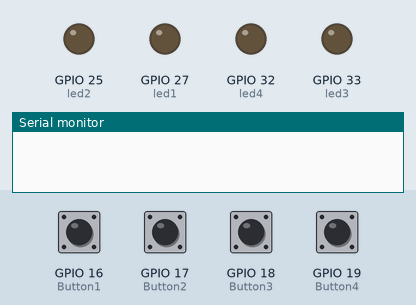
The sketch below on a simulated ESP32. Shown: output pins drawn as LEDs (lit = HIGH), the last lines printed to the serial monitor. Inputs (shaded band) come from the test bench; at power-on: GPIO 16 (Button1), GPIO 17 (Button2), GPIO 18 (Button3), GPIO 19 (Button4) LOW.

Above: at 1.2 s.
1.3 s: GPIO 16 (Button1) pulled HIGH for 0.15 s
At 1.6 s:
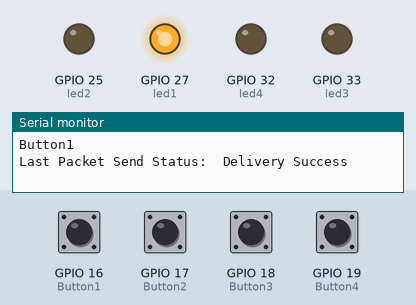
2.9 s: GPIO 17 (Button2) pulled HIGH for 0.15 s
At 4.1 s:
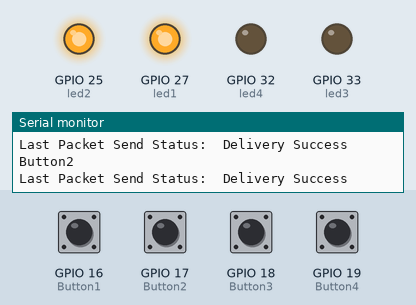
4.5 s: GPIO 18 (Button3) pulled HIGH for 0.15 s
At 5.3 s:
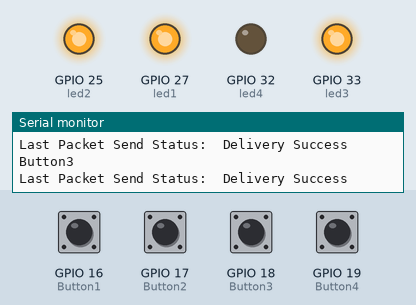
6.1 s: GPIO 19 (Button4) pulled HIGH for 0.15 s
At 6.5 s:
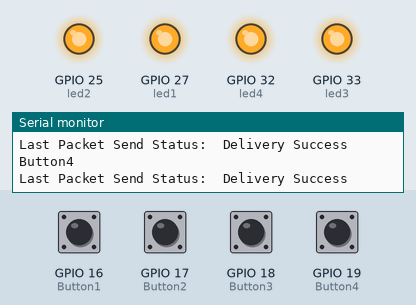
Timing chart, 0 to 8.7 s (numbered marks = the images above; inputs shaded):
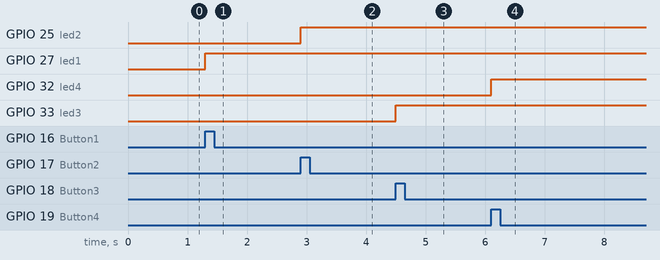

Measured:
- after the input at 1.3 s, GPIO 27 (led1): LOW → HIGH at once
- after the input at 2.9 s, GPIO 25 (led2): LOW → HIGH at once
- after the input at 4.5 s, GPIO 33 (led3): LOW → HIGH at once
- after the input at 6.1 s, GPIO 32 (led4): LOW → HIGH at once

The sketch:

BuzzerWiFi.ino
```cpp
// include libraries
#include <esp_now.h>
#include <WiFi.h>

// variables
int int_value;

// setting up the variables for buzzer buttons
#define Button1 16
#define Button2 17
#define Button3 18
#define Button4 19
const int led1 = 27;
const int led2 = 25;
const int led3 = 33;
const int led4 = 32;

// variable for storing the button status
int stateButton1 = 0;
int stateButton2 = 0;
int stateButton3 = 0;
int stateButton4 = 0;

bool press1 = false;
bool press2 = false;
bool press3 = false;
bool press4 = false;

// MAC address of main
uint8_t broadcastAddress[] = {0xFC, 0xB4, 0x67, 0x74, 0x2F, 0x0C};

// data structure
typedef struct buttonpress {
  String button;
} buttonpress;

// create a structured object
buttonpress myData;

// peer info
esp_now_peer_info_t peerInfo;

// callback functionfor when data is sent
void OnDataSent(const uint8_t *mac_addr, esp_now_send_status_t status) {
  Serial.print("\r\nLast Packet Send Status:\t");
  Serial.println(status == ESP_NOW_SEND_SUCCESS ? "Delivery Success" : "Delivery Fail");
}

// callback functions when data is received
void OnDataRecv(const esp_now_recv_info *recv_info, const uint8_t *incomingData, int len) {
  const uint8_t* mac = recv_info->src_addr;
  memcpy(&myData, incomingData, sizeof(myData));

  if (myData.button == "clear") {
    clearButtons();
  }
}

void clearButtons () {
  press1 = false;
  Serial.print("Button 1: ");
  Serial.println(press1);
  digitalWrite(led1, LOW);
  press2 = false;
  Serial.print("Button 2: ");
  Serial.println(press2);
  digitalWrite(led2, LOW);
  press3 = false;
  Serial.print("Button 3: ");
  Serial.println(press3);
  digitalWrite(led3, LOW);
  press4 = false;
  Serial.print("Button 4: ");
  Serial.println(press4);
  digitalWrite(led4, LOW);
}

void setup() {
  Serial.begin(115200);
  WiFi.mode(WIFI_STA);

  // initializing the button pins as input and led pins as output
  pinMode(Button1, INPUT);
  pinMode(Button2, INPUT);
  pinMode(Button3, INPUT);
  pinMode(Button4, INPUT);
  pinMode(led1, OUTPUT);
  pinMode(led2, OUTPUT);
  pinMode(led3, OUTPUT);
  pinMode(led4, OUTPUT);

  // initilize esp-now
  if (esp_now_init() != ESP_OK) {
    Serial.println("Error initializing ESP_NOW");
    return;
  }

  // register received callback
  esp_now_register_recv_cb(OnDataRecv);

  // register send callback
  esp_now_register_send_cb(OnDataSent);

  // register peer
  memcpy(peerInfo.peer_addr, broadcastAddress, 6);
  peerInfo.channel = 0;
  peerInfo.encrypt = false;

  // add peer
  if (esp_now_add_peer(&peerInfo) != ESP_OK) {
    Serial.println("Failed to add peer");
    return;
  }
}

void loop() {
  stateButton1 = digitalRead(Button1);
  stateButton2 = digitalRead(Button2);
  stateButton3 = digitalRead(Button3);
  stateButton4 = digitalRead(Button4);

  if (stateButton1 == HIGH && press1 == false) {
    // turn LED on
    digitalWrite(led1, HIGH);
    Serial.println("Button1");
    myData.button = "A1";
    esp_err_t result = esp_now_send(broadcastAddress, (uint8_t *) &myData, sizeof(myData));
    press1 = true;

  }
  else if (stateButton2 == HIGH && press2 == false) {
    // turn LED on
    digitalWrite(led2, HIGH);
    Serial.println("Button2");
    myData.button = "B1";
    esp_err_t result = esp_now_send(broadcastAddress, (uint8_t *) &myData, sizeof(myData));
    press2 = true;
  }
  else if (stateButton3 == HIGH && press3 == false) {
    // turn LED on
    digitalWrite(led3, HIGH);
    Serial.println("Button3");
    myData.button = "C1";
    esp_err_t result = esp_now_send(broadcastAddress, (uint8_t *) &myData, sizeof(myData));
    press3 = true;
  }
  else if (stateButton4 == HIGH && press4 == false) {
    // turn LED on
    digitalWrite(led4, HIGH);
    Serial.println("Button4");
    myData.button = "D1";
    esp_err_t result = esp_now_send(broadcastAddress, (uint8_t *) &myData, sizeof(myData));
    press4 = true;
  }
  else {
    stateButton1 = 0;
    stateButton2 = 0;
    stateButton3 = 0;
    stateButton4 = 0;
  }

  //if (result == ESP_OK) {
  //  Serial.println("Sent");
  //}
  //else {
  //  Serial.println("Didn't go through");
  //}

}
```
